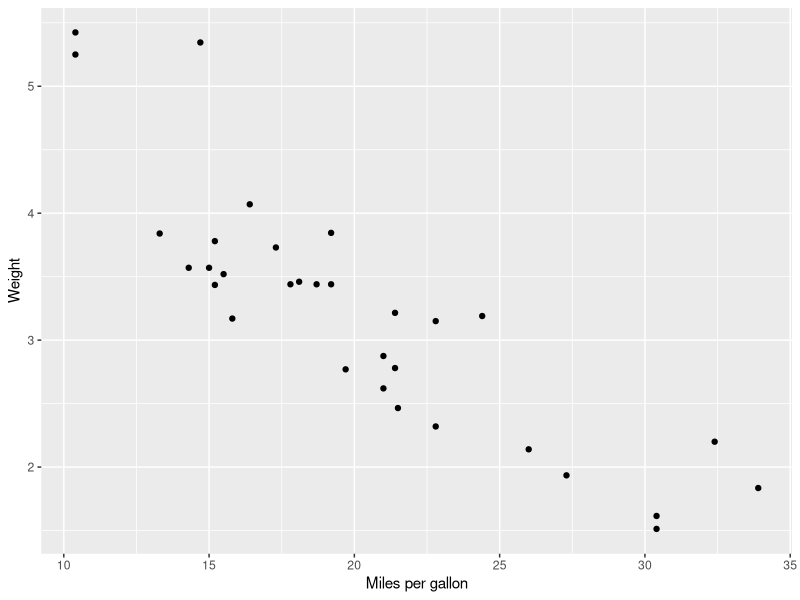
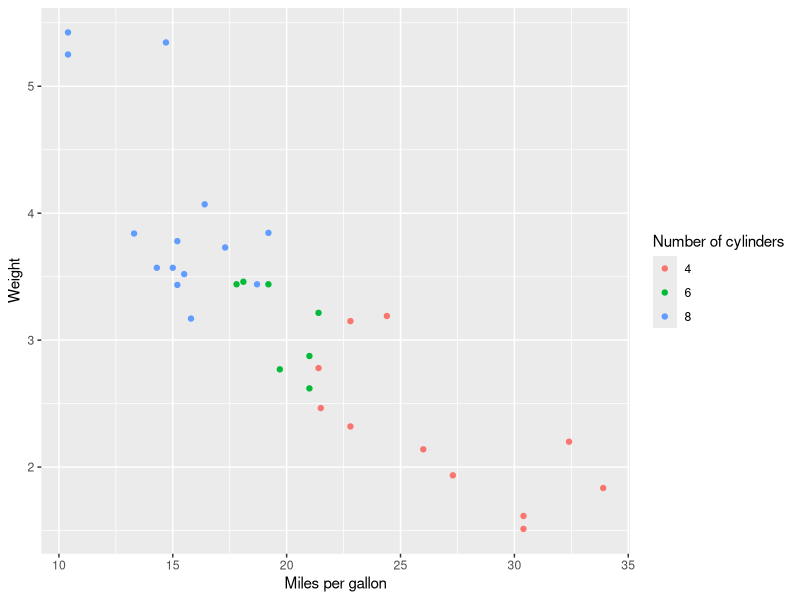
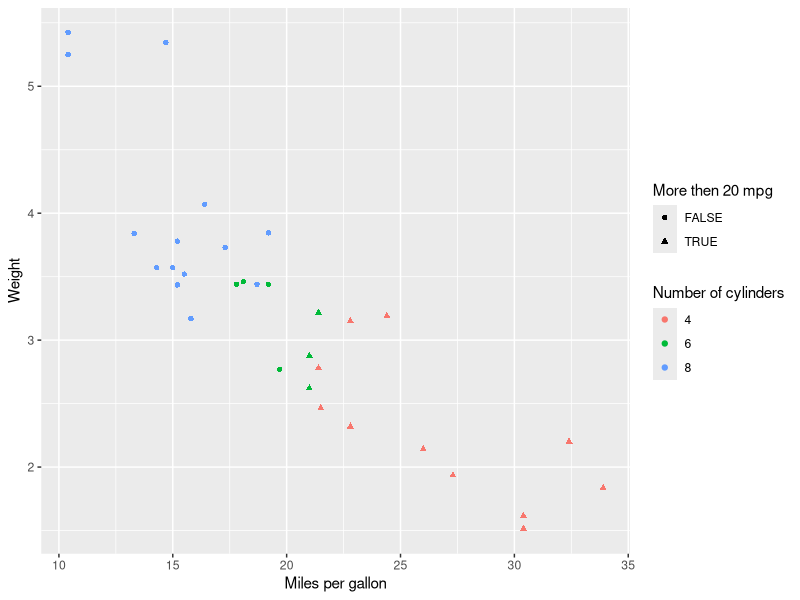
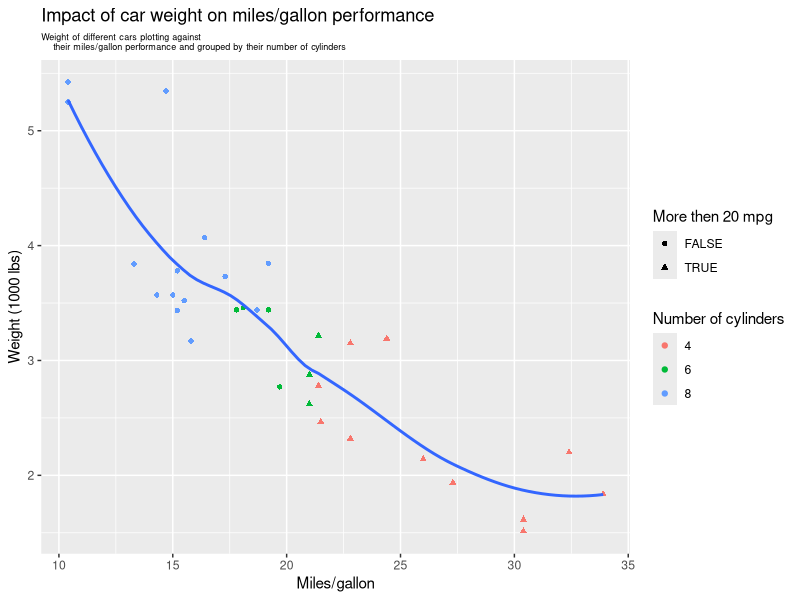

Source code (R) for these figures, in order:

# Exercise 2 --------------------------------------------------------------

#Load packages 

library(dplyr)
library(tidyr)
library(ggplot2)

# Exercise 3 --------------------------------------------------------------

#mtcars2 is new version of mtcars with column for car model 

mtcars2 <- tibble::rownames_to_column(mtcars, "car") |> as_tibble()
mtcars2


# Exercise 4 --------------------------------------------------------------

#Adding column to mtcars2, true if mpg > 20, else False

mtcars2 <- mtcars2 |> 
  mutate(mpg_over_20 = mpg > 20) 

select(mtcars2, mpg, mpg_over_20)

#Average mpg for each combination of cyl and gear 

cyl_gear_grouped <- mtcars2 |> 
  group_by(cyl, gear) |> 
  summarise(avg_mpg = mean(mpg), .groups = 'drop')

cyl_gear_grouped

#Average mpg for each combination of cyl and gear for each car make

car_make <- mtcars2 |> 
  separate(car, c("make", "model"))

cyl_gear_make_grouped <- car_make |> 
  group_by(cyl, gear, make) |> 
  summarise(avg_mpg = mean(mpg), .groups = 'drop')

cyl_gear_make_grouped

# Exercise 5 --------------------------------------------------------------

#Scatter graph of mpg against weight

ggplot(mtcars2) +
  geom_point(aes(x = mpg, y = wt)) + 
  labs(
    x = "Miles per gallon", 
    y = "Weight"
    )

#Scatter graph of mpg against weight grouped by cyl

ggplot(mtcars2) +
  geom_point(aes(x = mpg, y = wt, colour = factor(cyl))) + 
  labs(
    x = "Miles per gallon", 
    y = "Weight", 
    colour = "Number of cylinders"
    )

#Mark points that do over 20 mpg

ggplot(mtcars2) +
  geom_point(
    aes(x = mpg, y = wt, colour = factor(cyl), shape = mpg_over_20)
    ) + 
  labs(
    x = "Miles per gallon", 
    y = "Weight", 
    colour = "Number of cylinders", 
    shape = "More then 20 mpg"
    )

#Labelled graph and fitted line    

ggplot(mtcars2, aes(x = mpg, y = wt)) +
  geom_point(aes(colour = factor(cyl), shape = mpg_over_20)) + 
  geom_smooth(se = FALSE, show.legend = FALSE) +
  labs(
    title = "Impact of car weight on miles/gallon performance", 
    subtitle = "Weight of different cars plotting against 
    their miles/gallon performance and grouped by their number of cylinders", 
    x = "Miles/gallon", 
    y = "Weight (1000 lbs)", 
    colour = "Number of cylinders", 
    shape = "More then 20 mpg"
    ) +
  theme(plot.subtitle = element_text(size=6.5))

